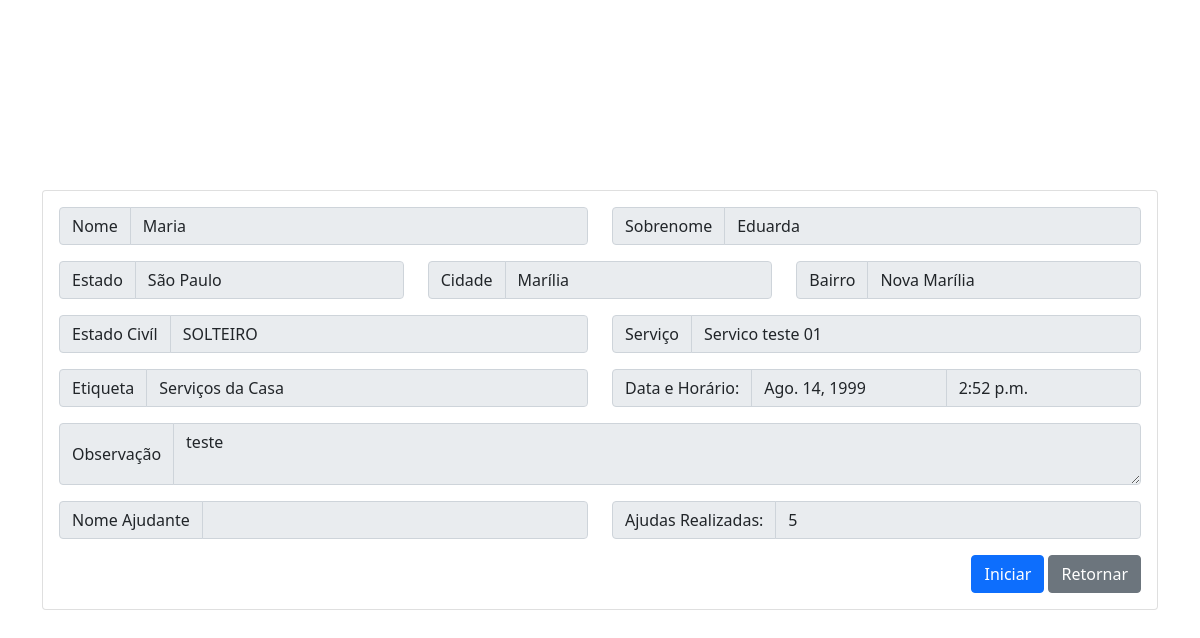
Page /iniciar/8 on the committed database.
### cadastro/models.py (models this page shows, shortened)
class Account(AbstractUser, PermissionsMixin):
    email = models.EmailField(verbose_name='email', max_length=60, unique=True)
    username = models.CharField(max_length=30)
    first_name = models.CharField(_('Nome'), max_length=150)
    last_name = models.CharField(_('Sobrenome'), max_length=150)
    estado = models.CharField(max_length=30, blank=True)
    cidade = models.CharField(max_length=50, blank=True)
    cep = models.CharField(verbose_name='CPF', max_length=10, blank=True)
    bairro = models.CharField(max_length=50, blank=True)
    rua = models.CharField(max_length=50, blank=True)
    numero_res = models.CharField(verbose_name='Número', max_length=6, blank=True)
    rg = models.CharField(verbose_name='RG',max_length=50, blank=True)
    cpf = models.CharField(verbose_name='CPF',max_length=50, blank=True)
    telefone = models.CharField(max_length=50, blank=True)
    estado_civil = models.CharField(max_length=10,
        choices=(
            ('', 'Estado Civíl'),
            ('CASADO', 'Casado(a)'),
            ('SOLTEIRO', 'Solteiro(a)'),
            ('DIVORCIADO', 'Divorciado(a)'),
            ('VIUVO', 'Viúvo(a)'),
            ('OUTROS', 'Outros')
        ), default=''
    )
    escolaridade = models.CharField(max_length=30, blank=True)
    sexo = models.CharField(max_length=10,
        choices=(
            ('', 'Sexo'),
            ('MASCULINO', 'Masculino'),
            ('FEMININO', 'Feminino')
        ), default=''
    )
    date_joined = models.DateTimeField(verbose_name='date joined', auto_now_add=True)
    last_login = models.DateTimeField(verbose_name='last login', auto_now=True)
    is_admin = models.BooleanField(default=False)
    is_active = models.BooleanField(default=True)
    is_staff = models.BooleanField(default=False)
    is_superuser = models.BooleanField(default=False)
    USERNAME_FIELD = 'email'
    REQUIRED_FIELDS = ['first_name', 'last_name']
    objects = MyAccountManager()
    def __str__(self):
        return self.email

### servicos/models.py (models this page shows)
class ServicoSolicitado(models.Model):
    tags = (
        ('', 'Escolha uma Etiqueta'),
        ('1', 'Serviços da Casa'),
        ('2', 'Acompanhamento / Carona'),
        ('3', 'Compras'),
        ('4', 'Visita'),
        ('5', 'Diversos')
    )
    voluntario_id = models.ForeignKey(Voluntario, null=True, blank=True, on_delete=models.RESTRICT)
    idoso_id = models.ForeignKey(Idoso, on_delete=models.RESTRICT, blank=True)
    servsolicitado = models.CharField(verbose_name='Serviço', max_length=30)
    tagservico = models.CharField(verbose_name='Etiqueta', max_length=15, choices=tags, default='')
    data_compromisso = models.DateField(verbose_name='Data', null=False, blank=False)
    hora_compromisso = models.TimeField(verbose_name='Horário', null=False, blank=False)
    data_inicio = models.DateField(null=True, blank=True)
    data_fim = models.DateField(null=True, blank=True)
    hora_inicio = models.TimeField(null=True, blank=True)
    hora_fim = models.TimeField(null=True, blank=True)
    observacao = models.TextField(verbose_name='Observação', blank=True, null=False)
    confirmado = models.BooleanField(blank=True, null=True, default=False)

### servicos/views.py (the view)
# urls.py: path('iniciar/<int:servico_id>', views.iniciar, name='iniciar'),
def iniciar(request, servico_id):
    servico = get_object_or_404(ServicoSolicitado, pk=servico_id)
    v = Idoso.objects.get(id=servico.idoso_id_id)
    context = {
        'idoso': Account.objects.get(id=v.idoso_id),
        'servico': servico
    }
    print(context['idoso'])
    if request.method == 'POST':
        servico.data_inicio = datetime.datetime.today()
        servico.hora_inicio = datetime.datetime.now().strftime("%H:%M:%S")
        servico.save(update_fields=['data_inicio', 'hora_inicio'])
        return redirect('index')
    return render(request, 'iniciar.html', context)

### servicos/templates/iniciar.html (shortened to what this page needs)
{% load static %}
<!DOCTYPE html>
<html lang="en">
<head>
    <link href="https://cdn.jsdelivr.net/npm/bootstrap@5.1.3/dist/css/bootstrap.min.css" rel="stylesheet">
</head>
<body>
    <div class="container">
            <div class="card">
                <div class="card-body">
                    <div class="row">
                        <div class="col-6">
                            <div class="input-group mb-3">
                                <span class="input-group-text" id="basic-addon1">Nome</span>
                                <input type="text" value="{{idoso.first_name}}" class="form-control" aria-describedby="basic-addon1" disabled>
                            </div>
                        </div>
                        <div class="col-6">
                            <div class="input-group mb-3">
                                <span class="input-group-text" id="basic-addon2">Sobrenome</span>
                                <input type="text" value="{{idoso.last_name}}" class="form-control" aria-describedby="basic-addon2" disabled>
                            </div>
                        </div>
                        <div class="col-4">
                            <div class="input-group mb-3">
                                <span class="input-group-text" id="basic-addon3">Estado</span>
                                <input type="text" value="{{idoso.estado}}" class="form-control" aria-describedby="basic-addon3" disabled>
                            </div>
                        </div>
                        <div class="col-4">
                            <div class="input-group mb-3">
                                <span class="input-group-text" id="basic-addon4">Cidade</span>
                                <input type="text" value="{{idoso.cidade}}" class="form-control" aria-describedby="basic-addon4" disabled>
                            </div>
                        </div>
                        <div class="col-4">
                            <div class="input-group mb-3">
                                <span class="input-group-text" id="basic-addon5">Bairro</span>
                                <input type="text" value="{{idoso.bairro}}" class="form-control" aria-describedby="basic-addon5" disabled>
                            </div>
                        </div>
                        <div class="col-6">
                            <div class="input-group mb-3">
                                <span class="input-group-text" id="basic-addon6">Estado Civíl</span>
                                <input type="text" value="{{idoso.estado_civil}}" class="form-control" aria-describedby="basic-addon6" disabled>
                            </div>
                        </div>
                        <div class="col-6">
                            <div class="input-group mb-3">
                                <span class="input-group-text" id="basic-addon7">Serviço</span>
                                <input type="text" value="{{servico.servsolicitado}}" class="form-control" aria-describedby="basic-addon7" disabled>
                            </div>
                        </div>
                        <div class="col-6">
                            <div class="input-group mb-3">
                                <span class="input-group-text" id="basic-addon8">Etiqueta</span>
                                <input type="text" value="{{servico.get_tagservico_display}}" class="form-control" aria-describedby="basic-addon8" disabled>
                            </div>
                        </div>
                        <div class="col-sm">
                            <div class="input-group">
                              <span class="input-group-text">Data e Horário:</span>
                              <input type="text" aria-label="Data" value="{{servico.data_compromisso|date:'DATE_FORMAT'}}" class="form-control" disabled>
                              <input type="text" aria-label="Horario" value="{{servico.hora_compromisso|time:'TIME_FORMAT'}}" class="form-control" disabled>
                            </div>
                        </div>
                        <div class="col-12">
                            <div class="input-group mb-3">
                                <span class="input-group-text">Observação</span>
                                <textarea class="form-control" aria-label="Descricao" disabled>{{servico.observacao}}</textarea>
                            </div>
                        </div>
                        <div class="col-6">
                            <div class="input-group mb-3">
                                <span class="input-group-text" id="basic-addon8">Nome Ajudante</span>
                                <input type="text" value="{{user.first_name}}" class="form-control" aria-describedby="basic-addon8" disabled>
                            </div>
                        </div>
                        <div class="col-6">
                            <div class="input-group">
                                <span class="input-group-text">Ajudas Realizadas:</span>
                                <input type="text" class="form-control" value="5" aria-label="Descricao" disabled>
                            </div>
                        </div>
                        <div class="col text-end">
                            <a href="" type="button" class="btn btn-primary" data-bs-toggle="modal" data-bs-target="#exampleModal"> Iniciar </a>
                            <a href="{% url 'meus_servicos_voluntario' %}" type="button" class="btn btn-secondary"> Retornar </a>
                        </div>
                    </div>
                </div>
            </div>
        </div>
</body>
</html>

### servicos/templates/iniciar.html (style rules this page uses)
html, body { height: 100%; }
.container { height: 100%; display: flex; justify-content: center; align-items: center; }

### rows in the picture
Account: first_name "Maria", last_name "Eduarda", estado "São Paulo", cidade "Marília", bairro "Nova Marília", estado_civil "SOLTEIRO"
ServicoSolicitado: servsolicitado "Servico teste 01", tagservico "Serviços da Casa", data_compromisso "Ago. 14, 1999", hora_compromisso "2:52 p.m.", observacao "teste"
